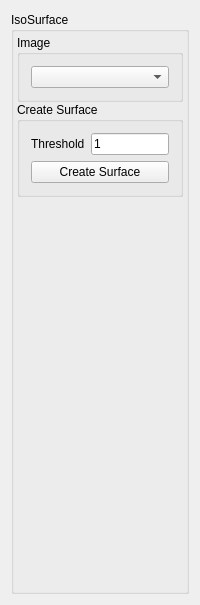
<ui version="4.0" >
 <class>QmitkIsoSurfaceControls</class>
 <widget class="QWidget" name="QmitkIsoSurfaceControls" >
  <property name="geometry" >
   <rect>
    <x>0</x>
    <y>0</y>
    <width>200</width>
    <height>605</height>
   </rect>
  </property>
  <property name="sizePolicy" >
   <sizepolicy vsizetype="Preferred" hsizetype="Preferred" >
    <horstretch>0</horstretch>
    <verstretch>0</verstretch>
   </sizepolicy>
  </property>
  <property name="minimumSize" >
   <size>
    <width>200</width>
    <height>0</height>
   </size>
  </property>
  <property name="windowTitle" >
   <string>IsoSurface</string>
  </property>
  <layout class="QVBoxLayout" >
   <item>
    <spacer name="spacer2_2" >
     <property name="orientation" >
      <enum>Qt::Horizontal</enum>
     </property>
     <property name="sizeType" >
      <enum>QSizePolicy::MinimumExpanding</enum>
     </property>
     <property name="sizeHint" stdset="0" >
      <size>
       <width>178</width>
       <height>1</height>
      </size>
     </property>
    </spacer>
   </item>
   <item>
    <widget class="QGroupBox" name="groupBox3" >
     <property name="title" >
      <string>IsoSurface</string>
     </property>
     <layout class="QVBoxLayout" >
      <property name="spacing" >
       <number>0</number>
      </property>
      <property name="margin" >
       <number>3</number>
      </property>
      <item>
       <widget class="QGroupBox" name="treeNodeSelectorGroupBox" >
        <property name="sizePolicy" >
         <sizepolicy vsizetype="Preferred" hsizetype="Preferred" >
          <horstretch>0</horstretch>
          <verstretch>0</verstretch>
         </sizepolicy>
        </property>
        <property name="title" >
         <string>Image</string>
        </property>
        <layout class="QVBoxLayout" name="verticalLayout" >
         <item>
          <widget class="QmitkDataStorageComboBox" name="m_ImageSelector" />
         </item>
        </layout>
       </widget>
      </item>
      <item>
       <widget class="QGroupBox" name="createSurfaceGroupBox" >
        <property name="sizePolicy" >
         <sizepolicy vsizetype="Preferred" hsizetype="Preferred" >
          <horstretch>0</horstretch>
          <verstretch>0</verstretch>
         </sizepolicy>
        </property>
        <property name="title" >
         <string>Create Surface</string>
        </property>
        <layout class="QVBoxLayout" >
         <item>
          <layout class="QHBoxLayout" >
           <item>
            <widget class="QLabel" name="thresholdTextLabel" >
             <property name="text" >
              <string>Threshold</string>
             </property>
             <property name="wordWrap" >
              <bool>false</bool>
             </property>
            </widget>
           </item>
           <item>
            <widget class="QLineEdit" name="thresholdLineEdit" >
             <property name="sizePolicy" >
              <sizepolicy vsizetype="Preferred" hsizetype="Preferred" >
               <horstretch>0</horstretch>
               <verstretch>0</verstretch>
              </sizepolicy>
             </property>
             <property name="toolTip" >
              <string>insert threshold for creating the surface model</string>
             </property>
             <property name="text" >
              <string>1</string>
             </property>
            </widget>
           </item>
          </layout>
         </item>
         <item>
          <widget class="QPushButton" name="createSurfacePushButton" >
           <property name="sizePolicy" >
            <sizepolicy vsizetype="Preferred" hsizetype="Preferred" >
             <horstretch>0</horstretch>
             <verstretch>0</verstretch>
            </sizepolicy>
           </property>
           <property name="toolTip" >
            <string>press this button to create the surface model</string>
           </property>
           <property name="text" >
            <string>Create Surface</string>
           </property>
          </widget>
         </item>
        </layout>
       </widget>
      </item>
      <item>
       <spacer name="spacer2" >
        <property name="orientation" >
         <enum>Qt::Vertical</enum>
        </property>
        <property name="sizeType" >
         <enum>QSizePolicy::Expanding</enum>
        </property>
        <property name="sizeHint" stdset="0" >
         <size>
          <width>20</width>
          <height>60</height>
         </size>
        </property>
       </spacer>
      </item>
     </layout>
    </widget>
   </item>
  </layout>
 </widget>
 <layoutdefault spacing="6" margin="11" />
 <customwidgets>
  <customwidget>
   <class>QmitkDataStorageComboBox</class>
   <extends>QComboBox</extends>
   <header location="global" >QmitkDataStorageComboBox.h</header>
  </customwidget>
 </customwidgets>
 <includes>
  <include location="local" >QmitkDataStorageComboBox.h</include>
 </includes>
 <resources/>
 <connections/>
</ui>
